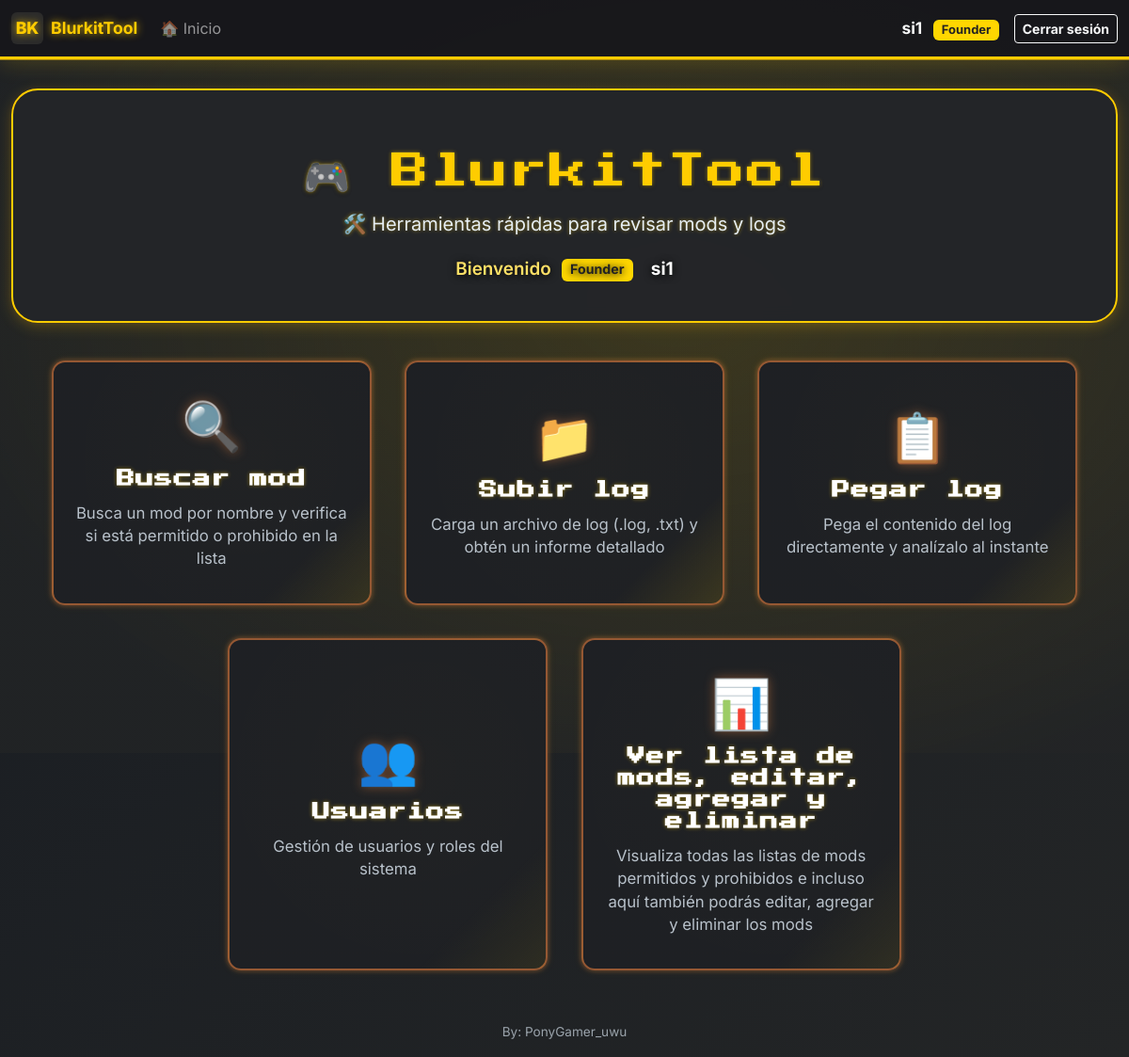
Page /menu (signed in) on the earlier database version.
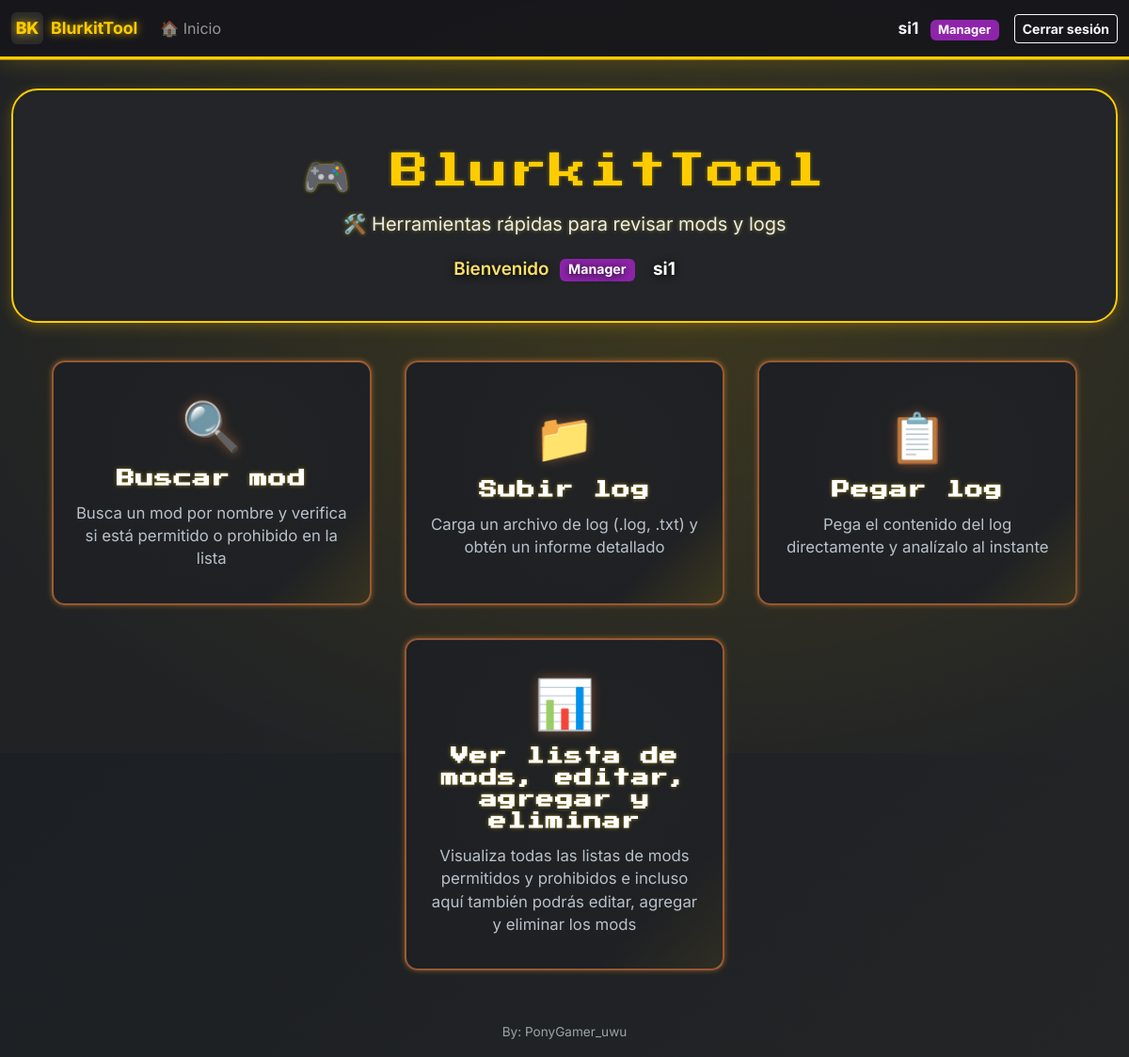
Same page on the later database version.
### app.py (the view)
@app.route('/menu')
@login_required
def menu():
    try:
        total_mods = Mod.query.count()
        prohibidos_count = Mod.query.filter_by(status='prohibido').count()
        permitidos_count = Mod.query.filter_by(status='permitido').count()
    except Exception as e:
        total_mods = prohibidos_count = permitidos_count = 0
        flash(f'Error al consultar mods: {e}', 'danger')
    stats = {
        'total': total_mods,
        'prohibidos': prohibidos_count,
        'permitidos': permitidos_count
    }
    return render_template('menu.html', stats=stats)

### app.py (called while the page is built)
@login_manager.user_loader
def load_user(user_id):
    try:
        return db.session.get(User, int(user_id))
    except:
        return None

@app.before_request
def restore_session_history():
    if current_user.is_authenticated:
        user_key = current_user.username
        if 'logs_history' in session and user_key not in logs_history:
            logs_history[user_key] = session.get('logs_history', [])
        session.permanent = True

@app.before_request
def force_logout_on_render():
    if os.environ.get('FLASK_ENV') == 'production' and not logout_flag['done']:
        if request.endpoint and not request.endpoint.startswith(('login', 'static', 'auth', 'admin_create_user')) and current_user.is_authenticated:
            logout_flag['done'] = True  # Mover antes del redirect para evitar doble logout
            session.clear()
            logout_user()
            flash('Por seguridad, vuelve a iniciar sesión.', 'info')
            return redirect(url_for('login'))

### models.py (called while the page is built)
    @property
    def role(self):
        if self.username == 'PonyGamer_uwu':
            return 'adminpage'
        return self._role

### templates/menu.html (shortened to what this page needs)
{% extends 'base.html' %}
{% block content %}
<div class="gamer-bg-anim"></div>
<div class="container-main" style="margin-top: 2rem; position: relative; z-index: 1;">
  <div class="hero-section">
    <div class="hero-title">🎮 BlurkitTool</div>
    <div class="hero-subtitle">🛠️ Herramientas rápidas para revisar mods y logs</div>
    {% if current_user.is_authenticated %}
    <div style="margin-top: 1.2rem; font-size: 1.18rem; color: #ffe066; font-weight: 600; text-shadow: 0 1px 8px #000; display: flex; align-items: center; justify-content: center; gap: 0.7rem;">
      Bienvenido
      {% if current_user.role == 'adminpage' %}
        <span class="badge" style="background:#ff00aa;color:#fff;font-weight:bold; margin-right: 0.5rem;">AdminPage</span>
      {% elif current_user.role == 'owner' %}
        <span class="badge" style="background:#ff9800;color:#fff;font-weight:bold; margin-right: 0.5rem;">Owner</span>
      {% elif current_user.role == 'founder' %}
        <span class="badge" style="background:#FFD700;color:#222;font-weight:bold; margin-right: 0.5rem;">Founder</span>
      {% elif current_user.role == 'manager' %}
        <span class="badge" style="background:#8e24aa;color:#fff; margin-right: 0.5rem;">Manager</span>
      {% elif current_user.role == 'p-helper' %}
        <span class="badge" style="background:#7cffb2;color:#222; margin-right: 0.5rem;">P-Helper</span>
      {% elif current_user.role == 'helper' %}
        <span class="badge" style="background:#7cffb2;color:#222; margin-right: 0.5rem;">helper</span>
      {% elif current_user.role == 'admin' %}
        <span class="badge bg-danger" style="margin-right: 0.5rem;">admin</span>
      {% elif current_user.role == 'smod' %}
        <span class="badge" style="background:#009fae;color:#fff; margin-right: 0.5rem;">smod</span>
      {% elif current_user.role == 'mod' %}
        <span class="badge" style="background:#006400;color:#fff; margin-right: 0.5rem;">mod</span>
      {% else %}
        <span class="badge bg-info" style="margin-right: 0.5rem;">{{ current_user.role }}</span>
      {% endif %}
      <span style="color: #fff; font-weight: bold;">{{ current_user.username }}</span>
    </div>
    {% endif %}
  </div>
  <div class="menu-grid">
    <a href="/search" class="menu-card">
      <div class="menu-icon">🔍</div>
      <h3 class="menu-title">Buscar mod</h3>
      <p class="menu-description">Busca un mod por nombre y verifica si está permitido o prohibido en la lista</p>
    </a>
    <a href="/upload" class="menu-card">
      <div class="menu-icon">📁</div>
      <h3 class="menu-title">Subir log</h3>
      <p class="menu-description">Carga un archivo de log (.log, .txt) y obtén un informe detallado</p>
    </a>
    <a href="/paste" class="menu-card">
      <div class="menu-icon">📋</div>
      <h3 class="menu-title">Pegar log</h3>
      <p class="menu-description">Pega el contenido del log directamente y analízalo al instante</p>
    </a>
    {% if current_user.is_admin() or current_user.role == 'smod' %}
    <a href="/admin/users" class="menu-card">
      <div class="menu-icon">👥</div>
      <h3 class="menu-title">Usuarios</h3>
      <p class="menu-description">Gestión de usuarios y roles del sistema</p>
    </a>
    {% endif %}
    <a href="/mods" class="menu-card">
      <div class="menu-icon">📊</div>
      <h3 class="menu-title">Ver lista de mods, editar, agregar y eliminar</h3>
      <p class="menu-description">Visualiza todas las listas de mods permitidos y prohibidos e incluso aquí también podrás editar, agregar y eliminar los mods</p>
    </a>
  </div>
</div>
{% endblock %}

### templates/base.html (shortened to what this page needs)
<!doctype html>
<html lang="es">
  <head>
    <link href="https://cdn.jsdelivr.net/npm/bootstrap@5.3.2/dist/css/bootstrap.min.css" rel="stylesheet">
    <link rel="stylesheet" href="{{ url_for('static', filename='style.css') }}">
  </head>
  <body>
    <nav class="navbar navbar-expand-lg navbar-dark">
      <div class="container container-main">
        <a class="navbar-brand d-flex align-items-center" href="{{ url_for('menu') if current_user.is_authenticated else url_for('home') }}">
          <div style="width:34px;height:34px;background:#2b2b2b;border-radius:6px;display:flex;align-items:center;justify-content:center;margin-right:8px;font-weight:800;color:var(--accent)">BK</div>
          <div>
            BlurkitTool
          </div>
        </a>
        {% if current_user.is_authenticated %}
        <div class="collapse navbar-collapse" id="navbarNav">
          <ul class="navbar-nav me-auto">
            <li class="nav-item">
              <a class="nav-link" href="{{ url_for('home') }}">🏠 Inicio</a>
            </li>
          </ul>
          <div class="d-flex align-items-center ms-auto">
            <span class="text-light me-3" style="font-weight: bold; font-size: 1.08rem;">
              {{ current_user.username }}
              {% if current_user.role == 'adminpage' %}
                <span class="badge" style="background:#ff00aa;color:#fff;font-weight:bold; margin-left: 0.5rem;">AdminPage</span>
              {% elif current_user.role == 'owner' %}
                <span class="badge" style="background:#ff9800;color:#fff;font-weight:bold; margin-left: 0.5rem;">Owner</span>
              {% elif current_user.role == 'founder' %}
                <span class="badge" style="background:#FFD700;color:#222;font-weight:bold; margin-left: 0.5rem;">Founder</span>
              {% elif current_user.role == 'manager' %}
                <span class="badge" style="background:#8e24aa;color:#fff; margin-left: 0.5rem;">Manager</span>
              {% elif current_user.role == 'p-helper' %}
                <span class="badge" style="background:#7cffb2;color:#222; margin-left: 0.5rem;">P-Helper</span>
              {% elif current_user.role == 'helper' %}
                <span class="badge" style="background:#7cffb2;color:#222; margin-left: 0.5rem;">helper</span>
              {% elif current_user.role == 'admin' %}
                <span class="badge bg-danger" style="margin-left: 0.5rem;">admin</span>
              {% elif current_user.role == 'smod' %}
                <span class="badge" style="background:#009fae;color:#fff; margin-left: 0.5rem;">smod</span>
              {% elif current_user.role == 'mod' %}
                <span class="badge" style="background:#006400;color:#fff; margin-left: 0.5rem;">mod</span>
              {% else %}
                <span class="badge bg-info" style="margin-left: 0.5rem;">{{ current_user.role }}</span>
              {% endif %}
            </span>
            <a href="{{ url_for('logout') }}" class="btn btn-sm btn-outline-light" style="font-weight:bold;">Cerrar sesión</a>
          </div>
        </div>
        {% endif %}
      </nav>
    <main class="container container-main my-4">
      {% block content %}{% endblock %}
    </main>
    <footer class="container container-main text-center py-3">
      <span class="footer-note">By: PonyGamer_uwu</span>
    </footer>
  </body>
</html>

Differences in the rows shown:
changed User "si1": role "founder" → "manager" (drawn)
Other differences:
text no longer shown: "Founder Founder 👥 Usuarios Gestión de usuarios y roles del sistema"
text now shown: "Manager Manager"
